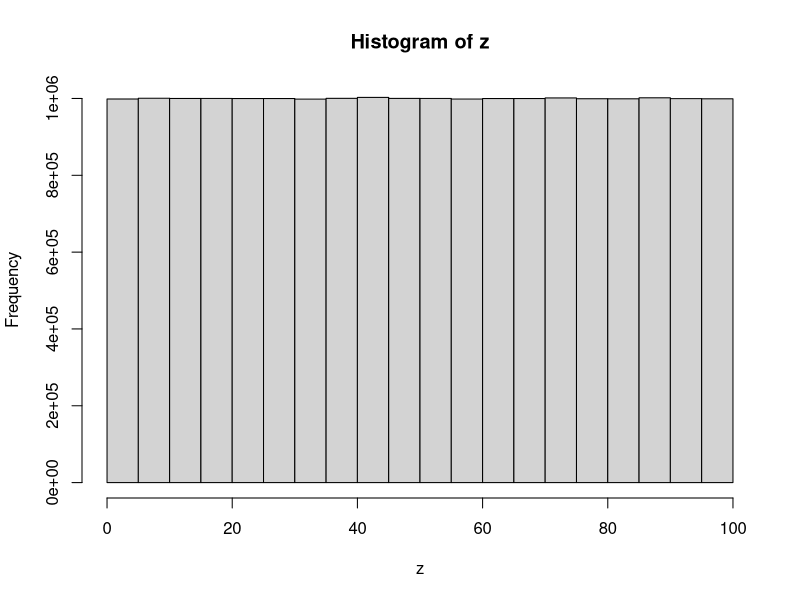

Reproduce this figure in R.
## ---- chunk 1
knitr::opts_chunk$set(message=FALSE,warning=FALSE, cache=FALSE)
## ---- chunk 2
#List of computations
3+2
1+2
3-2
4*6
5/3
(1+6+4)/5

## ---- chunk 3

zoren <- 1
abc <- 2
zoren + abc

x <- c(1,2,3)
y <- c(5,6,7)

x+y
x*y
x/y

## ---- chunk 4

z<- length(100) # start with an empty length variable and then plug in 100 into it
for (x in 1:100){
  z[x] <- x
}
print(z)
## ---- chunk 5
z<- seq(1,100,1)
print(z)
## ---- chunk 6
sum(1:100)

## ---- chunk 7
func_addingintergers <- function(a,b) {
  return(sum(seq(a,b,1)))
  
}

func_addingintergers(1,10)
func_addingintergers(87,90)
## ---- chunk 8
z<- seq(1,100,2)
print(z)
## ---- chunk 9
a<- 1
b<-"Hello World"
d<-"3"
print(a)

class(d)

vector<- c(1,2,3,4,5,6,7,8)
vector[2:4]
vector[c(2,2,2,2,2)]
vector[vector <6] # show the numbers less than 7
vector[vector>=6] # greater or equal to 6
vector[vector!=4] # show numbers that are not 5

vector[8]<-3000 # put 3000 in the place of 8th number
vector

vector[1:2] <- 10

class(vector)
vector[7]<- "j" # put a number in the 7th place in the vector

vector

a<-c("1","2","3")
class(a)
b<- a
class(b)
as.numeric(b) # store charecters 123 as a number

a<- "ljjasjdflsjasf;lasdjflk;asdjfl;asdjfl"
strsplit(a,split="") # if you had a paragraph and you wanted to split the paragraph or put a period in R

a[1]

b[(1)][5]

example_list <- list(a=11, b=4, d=c(1,2,3,4))
example_list


data.frame() # particular way of structuring data


f<- matrix(0,nrow = 5, ncol = 3) # creating 5 rows and 3 columns

first_names <- c("asdf", "Asdfasd","asdfasdf")
ages<-c(3343,23122,67456)
grades<-c(89,56,99)

everybody <- data.frame(first_names,ages,grades)

everybody$ages[2] <- 12
## ---- chunk 10
x <- seq(1:1000)
y <- (0)
for (i in 2:999) {
  y<- c(x[y<=i],x[x>i & x%% i >0])
  x<-y
}
y

## ---- chunk 11
sample(1:100, 100, replace = T) 

## ---- chunk 12
sample(1:100, 25, replace = T) 

## ---- chunk 13
z<-c(10,11,12,13,14,15,16,17,18,19)
mean_zoren <- function(x) {
  mean_func <-0 # I need to initialize something if I want to use it in something else
  for (i in 1:length(x)) {
    mean_func<-mean_func + x[i]
    
  }
  mean_func<- mean_func/length(x)
    return(mean_func)
  }
mean_zoren(z)
## ---- chunk 14
mean_function <- function(z)
  return(sum(z)/length(z))
test_numbers<-c(4,30,12,10)
mean_function(test_numbers)

## ---- chunk 15
z<-c(5,6,7,8,9,10)
mode_function <- function(z) {
  while(length(z) > 2) {
    loc <- match(c(max(z),min(z)),z)
    z<-z[-loc]
  }
  if (length(z) == 2) {
     z <- (z[1]+z[2])/2
    }
  return(z)
}
mode_function (z)

  

## ---- chunk 16
z<-c(20,21,22,23,24,25,26,27,28,29,30)
my_range<- function(z) {
  range_function <- max(z)-min(z)
  return(range_function) }
my_range(z)
  

## ---- chunk 17
z<-c(20,21,22,23,24,25,26,27,28,29,30)
my_StandardDeviation<- function(z) {
  mean_function <- mean(z)
  var <- 0
  for (i in 1:length(z)){
    var<- var + (mean_function - x[i])^2
    var<- var/length(z)
    StDev <- sqrt(var)
    }
return(StDev)
my_StandardDeviation(z)
}
    
## ---- chunk 18
my_string <- "this one is not that bad"
nchar(my_string)

## ---- chunk 19
my_string <- "this one is not that bad"
count_words <- length(strsplit(my_string,' ')[[1]])
print(count_words)
## ---- chunk 20
my_string <- "This class is very hands on. You learn by practice. Looking forward to disecting more problems."
count_sentences <- length(strsplit(my_string,"\\.")[[1]])
print(count_sentences)
## ---- chunk 21
my_string <- "one small step for man, one giant leap for mankind"
find <-"a"
count_character <- length(which(strsplit(my_string,"")[[1]]==find))
print(count_character)
## ---- chunk 22
mytest_word <- "the"
mytest_sentence <- "It is a nice day in the neighborhood" 
new_splitsentence <- strsplit(mytest_sentence," ")
mytest_word %in% new_splitsentence
## ---- chunk 23
print(as.numeric(Sys.time())*1000, digits=15)
## ---- chunk 24
time_start <- as.numeric(Sys.time())
ed <- length(100)
for (i in 1:100) {
  ed[i] <- i
}
time_end <- as.numeric(Sys.time())
time_run <- time_end - time_start
print(time_run)
## ---- chunk 25

## ---- chunk 26
result <-1
for (j in 2:100){
  if(j %% 3 == 0){
    if (j %% 5 == 0) {
      result <-paste(result, "FizzBuzz", sep = ",") }
        else {result <- paste(result,"Fizz", sep = ", ")
    }
  }
  else if (j %% 5 == 0) {
    result <- paste(result, "Buzz", sep = ", ")
  }
  else {
    result <- paste(result, j, sep = ", ")
  }
}
print(result)

## ---- chunk 27
z <-"lets see what happens"
table(unlist(strsplit(z,split="")))

## ---- chunk 28
digits <- c(9,8,7,6,5,4,3,2,1)
letters <- c("a","s","d","j","k","l","m","n","o")
table <- data.frame(digits,letters)
print(table)
## ---- chunk 29
z<-runif(20000000,0,100)
hist(z)
## ---- chunk 30
z< c(1,2,3,4,5,6,7,8,9)
for(i in 1:2){
  for(j in 1:2){
    print(i*j)
  }
}

## ---- chunk 31
start_sequence <- c(99,399,130,140,550,20,20,30,20,40,50,2)
numbers <- unique(start_sequence)
scrambled_numbers <- sample(numbers)
encryption_key <- data.frame(numbers,scrambled_numbers)

encrypt_numbers <-function(input_sequence,key){
  encrypted_sequence<-c()
  for(i in 1:length(input_sequence)){
    original_number <- input_sequence[i]
    new_number <- key[key$numbers==original_number,]$scrambled_numbers
    encrypted_sequence[i] <- new_number
  }
  return(encrypted_sequence)
}

encrypt_numbers(start_sequence,encryption_key)


## ---- chunk 32
tot_sum<-0 # this problem tells how many times you roll a dice to get sum total of the numbers to equal 100 or more
number_of_rolls<-0
while(tot_sum < 100){
  number_of_rolls <- number_of_rolls+1
  tot_sum <-tot_sum+sample(c(1,2,3,4,5,6),1)
}
number_of_rolls
## ---- chunk 33
save_rolls <- c()
for(sims in 1:100){
  total_sum<-0
  number_of_rolls<-0
  while(total_sum < 25){
    number_of_rolls <- number_of_rolls+1
    total_sum <-total_sum+sample(c(1,2,3,4,5,6),1)
  }
  save_rolls[sims] <- number_of_rolls
}
mean(save_rolls)
## ---- chunk 34
snakesladders_board <- c(1,2,11,4,5,17,7,8,18,12,11,12,13,4,15,16,17,18,
              8,20,21,20,23,16,25,26,27,28,29,30,31,32)

run_game <- function(a_board){
  count <- 0
  position <- 1
  while(position < 25){
    count <- count+1
    position <- a_board[position+sample(seq(1,6),1)]
  }
  return(count)
}

mean(replicate(10000,run_game(snakesladders_board)))
## ---- chunk 35
calc_probability <- data.frame(c(2:12),replicate(11,0))
for (i in 1:1000) {
  roll <- sum(sample(1:6, 2, replace = TRUE))
  for (j in 2:12) {
    if (roll == j) {
      calc_probability[j-1,2] = calc_probability[j-1,2] + 1
    }
  }
}
calc_probability[,2] = calc_probability[,2]/1000
print(calc_probability)
## ---- chunk 36
doors<- c("A","B","C")
zdata= c()
for (i in 1:100) 
  {
  prize <- sample (doors) [1]
  pick <- sample (doors) [1]
  open <- sample (doors [which(doors !=pick & doors !=prize)]) [1] 
  switchyes <- doors[which(doors != pick & doors != open)]
  if(pick == prize) {zdata=c(zdata, "noswitchwin")}
  if(switchyes == prize) {zdata=c(zdata, "switchwin")}
  
  length(which(zdata == "switchwin"))
  length(which(zdata == "noswitchwin"))
  
}
## ---- chunk 37

doors<-rep(0,100)

for(i in 1:100) {
  for(j in seq(i,100,by=i)){
    if(doors[j]==0){
      doors[j]<-1
      } else {
        doors[j]<-0
      }
    }
  }
doors

## ---- chunk 38
z <- 99
first_sentence <- "bottles of beer on the wall,"
second_sentence <- "bottles of beer. Take one down, pass it around,"
third_sentence <- "bottles of beer on the wall!"
while (z > 0) {
  each_sentence <- paste(z,first_sentence,z,second_sentence,z-1,third_sentence)
  print(each_sentence)
  z = z -1
}

